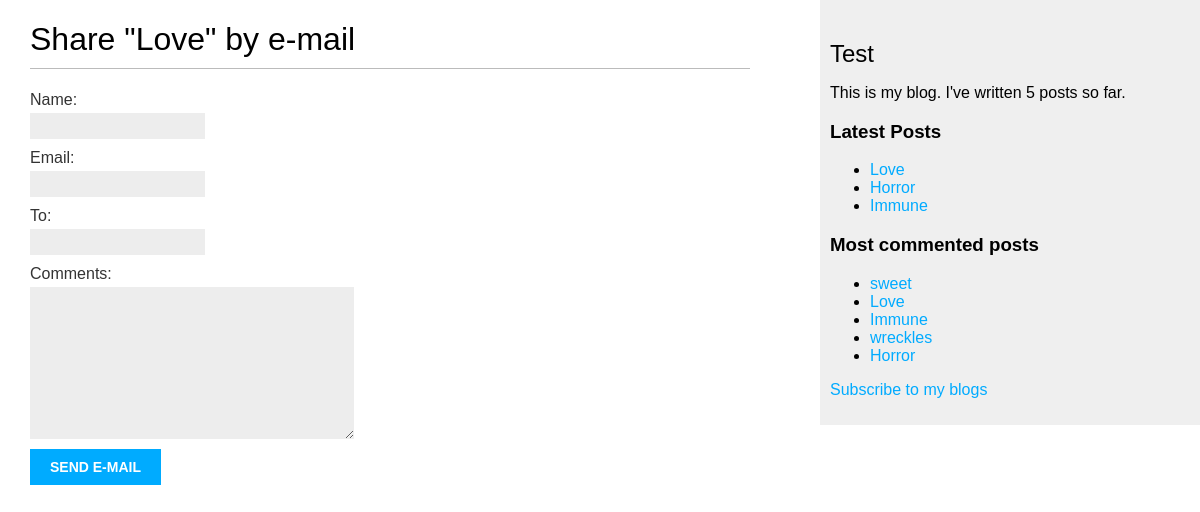
The app's page /5/share/ with its own data.
### blog/models.py (models this page shows, shortened)
class Post(models.Model):
    STATUS_CHOICES = (
        ('draft','Draft'),
        ('published','Published'),
    )
    title= models.CharField(max_length=250)
    slug = models.SlugField(max_length=250,unique_for_date='publish')
    author = models.ForeignKey(User,on_delete=models.CASCADE,related_name='blog_posts')
    body = models.TextField()
    publish = models.DateTimeField(default=timezone.now)
    created = models.DateTimeField(auto_now_add=True)
    updated = models.DateTimeField(auto_now_add=True)
    status = models.CharField(max_length=10,choices=STATUS_CHOICES,default='draft')
    objects = models.Manager()
    published = PublishedManager()
    tags = TaggableManager()
    class Meta:
        ordering = ('-publish',)
    def get_absolute_url(self):
        return reverse('blog:post_detail',
                        args=[
                            self.publish.year,
                            self.publish.month,
                            self.publish.day,self.slug
                        ])

### blog/views.py (the view)
# urls.py: path('<int:post_id>/share/',views.post_share,name="post_share"),
def post_share(request, post_id):
    post = get_object_or_404(Post, id=post_id, status='published')
    sent = False
    if request.method == 'POST':
        form = EmailPostForm(request.POST)
        if form.is_valid():
            cd = form.cleaned_data
            post_url = request.build_absolute_uri(
                        post.get_absolute_url())
            subject = f"{cd['name']} recommends you read " \
                    f"{post.title}"
            message = f"Read {post.title} at {post_url}\n\n" \
                        f"{cd['name']}\'s comments: {cd['comments']}"
            send_mail(subject, message, 'admin@myblog.com',
                        [cd['to']])
            sent = True
    else:
        form = EmailPostForm()
    return render(request, 'blog/share.html', {'post': post,
                                                'form': form,
                                                'sent': sent})

### blog/forms.py
class EmailPostForm(forms.Form):
    name = forms.CharField(max_length=25)
    email = forms.EmailField()
    to = forms.EmailField()
    comments = forms.CharField(required=False,widget=forms.Textarea)

### blog/models.py (called while the page is built)
    def get_queryset(self):
        return super(PublishedManager,self).get_queryset()\
                    .filter(status='published')

### blog/templatetags/blog_tags.py (called while the page is built)
@register.simple_tag()
def total_posts():
    return Post.published.count()

@register.inclusion_tag('blog/latest_posts.html')
def latest_posts(count=5):
    latest_posts= Post.published.order_by('-publish')[ :count]
    return {'latest_posts': latest_posts}

@register.simple_tag()
def most_commented_posts(count=5):
    return Post.published.annotate(total_comments=Count('comments')).order_by('-total_comments')[:count]

### blog/templates/blog/share.html (shortened to what this page needs)
{% extends 'blog/base.html'%}
{% block content%}
    {% if sent%}
        <h1>E-mail successfully sent! </h1>
        <p>
            "{{post.title}}" was successfully sent to {{form.cleaned_data.to}}
        </p>
    {% else%}
        <h1> Share "{{post.title}}" by e-mail </h1>
        <form method ="post">
            {{form.as_p}}
            <input type="submit" value="send e-mail">
        </form>
        {% endif %}
{% endblock %}

### blog/templates/blog/base.html (shortened to what this page needs)
{% load blog_tags%}
{% load static %}
<!DOCTYPE html>
<html>
    <head>
        <link href="{%static "blog.css"%}"rel="stylesheet">
    <body>
        <div id="content">
        {% block content %}
        {% endblock %}
        </div>
        <div id="sidebar">
        <h2>Test</h2>
        <p>This is my blog. I've written {% total_posts %} posts so far.</p>
        <h3> Latest Posts </h3>
        {% latest_posts 3 %}
        <h3> Most commented posts </h3>
        {% most_commented_posts as most_commented_posts%}
        <ul>
        {% for post in most_commented_posts%}
            <li>
                <a href="{{post.get_absolute_url}}">{{post.title}}</a>
            </li>
        {% endfor %}
        </ul>
        <p>
            <a href="{% url 'blog:post_feed'%}"> Subscribe to my blogs</a>
        </p>
        </div>
        </body>
</html>

### blog/templates/blog/latest_posts.html
<ul>
    {% for post in latest_posts %}
        <li>
            <a href="{{ post.get_absolute_url }}">{{post.title}}</a>
        </li>
    {% endfor %}
</ul>

### blog/static/blog.css (style rules this page uses)
body { margin:0; padding:0; font-family:helvetica, sans-serif; }
a { color:#00abff; text-decoration:none; }
h1 { font-weight:normal; border-bottom:1px solid #bbb; padding:0 0 10px 0; }
h2 { font-weight:normal; margin:30px 0 0; }
#content { float:left; width:60%; padding:0 0 0 30px; }
#sidebar { float:right; width:30%; padding:10px; background:#efefef; height:100%; }
label { float:left; clear:both; color:#333; margin-bottom:4px; }
input, textarea { clear:both; float:left; margin:0 0 10px; background:#ededed; border:0; padding:6px 10px; font-size:12px; }
input[type=submit] { font-weight:bold; background:#00abff; color:#fff; padding:10px 20px; font-size:14px; text-transform:uppercase; }

### records on screen
Post: title "Love"
Post: title "Horror"
Post: title "Immune"
Post: title "sweet"
Post: title "wreckles"
